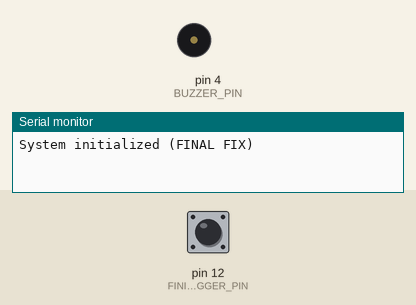
The sketch below on a simulated Arduino Uno, built with avr-gcc and run on an emulated ATmega328P. Shown: buzzer (waves = sounding), the last lines printed to the serial monitor. The test bench sets the inputs (shaded band); at power-on: pin 12 (FINISH_TRIGGER_PIN) HIGH.

Above: at 1.2 s.
1.3 s: pin 12 (FINISH_TRIGGER_PIN) pulled LOW for 3.2 s
At 4.6 s:
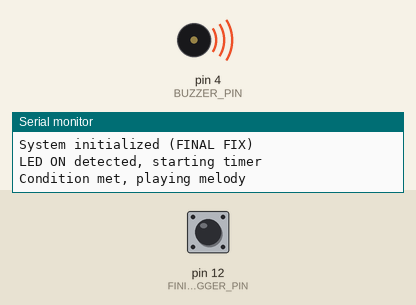
Timing chart, 0 to 6.6 s (numbered marks = the images above; inputs shaded):
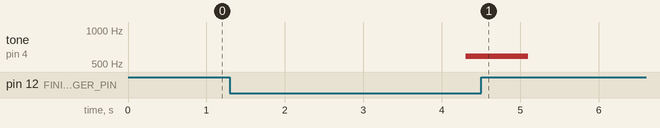

Measured:
- after the input at 1.3 s, tone on pin 4 (BUZZER_PIN): silent → 587 Hz after 3.0 s, → silent 0.80 s later

The sketch:

wash_notifier.ino
```cpp
#define BUZZER_PIN 4
#define FINISH_TRIGGER_PIN 12

// Ноты (значения в Гц)
#define NOTE_D5  587
#define NOTE_E5  659
#define NOTE_FS5 740
#define NOTE_G5  784
#define NOTE_A5  880

const int melody[] = {
  NOTE_D5, -4, NOTE_A5, 8, NOTE_FS5, 8, NOTE_D5, 8,
  NOTE_E5, -4, NOTE_FS5, 8, NOTE_G5, 4,
  NOTE_FS5, -4, NOTE_E5, 8, NOTE_FS5, 4,
  NOTE_D5, -2
};

// Настройки
#define REQUIRED_TIME 3000    // 3 секунды
#define CHECK_INTERVAL 50     // Интервал проверки
#define TEMPO 75              // Скорость мелодии

bool melodyPlayed = false;
unsigned long ledOnTime = 0;

void setup() {
  pinMode(FINISH_TRIGGER_PIN, INPUT_PULLUP);
  pinMode(BUZZER_PIN, OUTPUT);
  Serial.begin(9600);
  Serial.println("System initialized (FINAL FIX)");
}

void loop() {
  bool ledState = !digitalRead(FINISH_TRIGGER_PIN);
  unsigned long currentTime = millis();

  // Логика срабатывания
  if (ledState && !melodyPlayed) {
    if (ledOnTime == 0) {
      ledOnTime = currentTime;
      Serial.println("LED ON detected, starting timer");
    }
    else if (currentTime - ledOnTime >= REQUIRED_TIME) {
      Serial.println("Condition met, playing melody");
      playMelody();
      melodyPlayed = true;
    }
  }
  else if (!ledState) {
    ledOnTime = 0;
    melodyPlayed = false;
  }

  delay(CHECK_INTERVAL);
}

void playMelody() {
  int notesCount = sizeof(melody) / sizeof(melody[0]);
  long wholenote = (60000 * 4) / TEMPO;

  for (int i = 0; i < notesCount; i += 2) {
    // Проверка прерывания ДО воспроизведения ноты
    if (digitalRead(FINISH_TRIGGER_PIN) == HIGH) { // Если светодиод выключился
      noTone(BUZZER_PIN);
      Serial.println("Melody interrupted");
      return;
    }

    int noteDuration = wholenote / abs(melody[i+1]);
    tone(BUZZER_PIN, melody[i], noteDuration);
    delay(noteDuration * 1.1);
    noTone(BUZZER_PIN);

    // Короткая пауза между нотами
    delay(30);
  }
  Serial.println("Melody completed");
}
```
